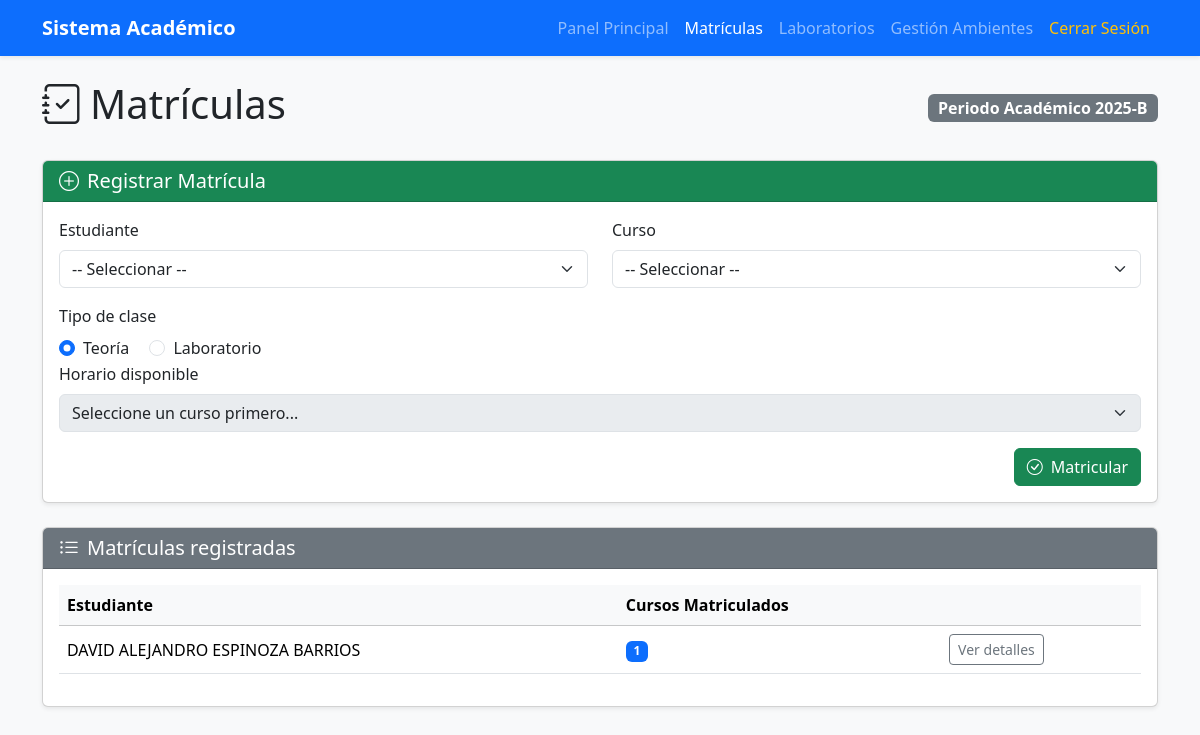
The app's page /secretaria/matriculas/ (signed in) with its own data.
### app/models/usuario/models.py (models this page shows, shortened)
class Estudiante(models.Model):
    usuario = models.OneToOneField(
        Usuario,
        on_delete=models.CASCADE,
        primary_key=True,
        related_name='estudiante'
    )
    escuela = models.ForeignKey(
        Escuela,
        on_delete=models.PROTECT,
        related_name='estudiantes'
    )
    codigo_estudiante = models.CharField(max_length=20, unique=True)
    fecha_ingreso = models.DateField()
    semestre_actual = models.IntegerField(default=1)
    creditos_aprobados = models.IntegerField(default=0)
    promedio_ponderado = models.DecimalField(
        max_digits=4,
        decimal_places=2,
        default=0.00
    )
    class Meta:
        db_table = 'estudiante'
        verbose_name = 'Estudiante'
        verbose_name_plural = 'Estudiantes'

class Usuario(AbstractBaseUser, PermissionsMixin):
    codigo = models.CharField(max_length=20, unique=True, primary_key=True)
    nombres = models.CharField(max_length=100)
    apellidos = models.CharField(max_length=100)
    email = models.EmailField(unique=True, validators=[EmailValidator()])
    telefono = models.CharField(max_length=20, blank=True, null=True)
    dni = models.CharField(
        max_length=8,
        unique=True,
        validators=[RegexValidator(regex=r'^\d{8}$', message='DNI debe tener 8 dígitos')]
    )
    tipo_usuario = models.ForeignKey(
        TipoUsuario,
        on_delete=models.PROTECT,
        related_name='usuarios'
    )
    estado_cuenta = models.ForeignKey(
        EstadoCuenta,
        on_delete=models.PROTECT,
        related_name='usuarios',
        default='ACTIVO'
    )
    permisos_usuario = models.ManyToManyField(
        Permiso,
        related_name='usuarios',
        blank=True
    )
    fecha_registro = models.DateTimeField(auto_now_add=True)
    fecha_actualizacion = models.DateTimeField(auto_now=True)
    ultimo_acceso = models.DateTimeField(null=True, blank=True)
    direccion_ip_ultimo_acceso = models.GenericIPAddressField(null=True, blank=True)
    is_active = models.BooleanField(default=True)
    is_staff = models.BooleanField(default=False)
    is_superuser = models.BooleanField(default=False)
    objects = UsuarioManager()
    USERNAME_FIELD = 'email'
    REQUIRED_FIELDS = ['codigo', 'nombres', 'apellidos', 'dni']
    class Meta:
        db_table = 'usuario'
        verbose_name = 'Usuario'
        verbose_name_plural = 'Usuarios'
        ordering = ['apellidos', 'nombres']
    @property
    def nombre_completo(self):
        return f"{self.nombres} {self.apellidos}"

### app/models/usuario/views.py (the view, shortened to what this page needs)
# urls.py: path('secretaria/matriculas/', views.secretaria_matriculas, name='secretaria_matriculas'),
@login_required
@never_cache
def secretaria_matriculas(request):
    from app.models.usuario.models import Estudiante
    from app.models.curso.models import Curso
    from app.models.horario.models import Horario
    from app.models.matricula_horario.models import MatriculaHorario
    from django.db import IntegrityError
    cursos = Curso.objects.all()
    estudiantes = Estudiante.objects.all()
    matriculas = MatriculaHorario.objects.select_related(
        "estudiante", "horario", "horario__curso"
    ).filter(horario__isnull=False, horario__curso__isnull=False)
    resumen = {}
    for m in matriculas:
        est = m.estudiante
        curso = m.horario.curso
        if est.pk not in resumen:
            resumen[est.pk] = {
                "estudiante": est,
                "cursos": {}
            }
        if curso.codigo not in resumen[est.pk]["cursos"]:
            resumen[est.pk]["cursos"][curso.codigo] = {
                "curso": curso,
                "grupo": m.horario.grupo,
                "horarios": []
            }
        resumen[est.pk]["cursos"][curso.codigo]["horarios"].append(m.horario)
    resumen_final = []
    for est_data in resumen.values():
        cursos_list = list(est_data["cursos"].values())
        est_data["total_cursos"] = len(cursos_list)
        est_data["cursos"] = cursos_list
        resumen_final.append(est_data)
    return render(request, "secretaria/matricula.html", {
        "cursos": cursos,
        "estudiantes": estudiantes,
        "resumen": resumen_final,
    })

### Templates/secretaria/matricula.html (shortened to what this page needs)
{% load static %}
<!doctype html>
<html lang="es">
<head>
    <link href="https://cdn.jsdelivr.net/npm/bootstrap@5.3.2/dist/css/bootstrap.min.css" rel="stylesheet">
    <link rel="stylesheet" href="https://cdn.jsdelivr.net/npm/bootstrap-icons@1.11.1/font/bootstrap-icons.css">
</head>
<body class="bg-light">
    <nav class="navbar navbar-expand-lg navbar-dark bg-primary shadow-sm">
        <div class="container">
            <a class="navbar-brand fw-bold" href="{% url 'secretaria_dashboard' %}">Sistema Académico</a>
            <div class="collapse navbar-collapse">
                <ul class="navbar-nav ms-auto">
                    <li class="nav-item"><a class="nav-link" href="{% url 'secretaria_dashboard' %}">Panel Principal</a>
                    </li>
                    <li class="nav-item"><a class="nav-link active"
                            href="{% url 'secretaria_matriculas' %}">Matrículas</a></li>
                    <li class="nav-item"><a class="nav-link" href="{% url 'secretaria_laboratorios' %}">Laboratorios</a>
                    </li>
                    <li class="nav-item"><a class="nav-link" href="{% url 'secretaria_horario_ambiente' %}">Gestión
                            Ambientes</a></li>
                    <li class="nav-item"><a class="nav-link text-warning" href="{% url 'logout' %}">Cerrar Sesión</a>
                    </li>
                </ul>
            </div>
        </div>
    </nav>
    <main class="container mt-4">
        <div class="d-flex justify-content-between align-items-center mb-4">
            <h1><i class="bi bi-journal-check me-2"></i>Matrículas</h1>
            <span class="badge bg-secondary fs-6">Periodo Académico 2025-B</span>
        </div>
        <div class="card shadow-sm mb-4">
            <div class="card-header bg-success text-white">
                <h5 class="mb-0"><i class="bi bi-plus-circle me-2"></i>Registrar Matrícula</h5>
            </div>
            <div class="card-body">
                <form id="formMatricula" method="post">
                    <div class="row mb-3">
                        <div class="col-md-6">
                            <label class="form-label">Estudiante</label>
                            <select name="estudiante" class="form-select" id="selectEstudiante" required>
                                <option value="">-- Seleccionar --</option>
                            </select>
                        </div>
                        <div class="col-md-6">
                            <label class="form-label">Curso</label>
                            <select name="curso" id="selectCurso" class="form-select" required>
                                <option value="">-- Seleccionar --</option>
                            </select>
                        </div>
                    </div>
                    <div class="col-md-4">
                        <label class="form-label">Tipo de clase</label>
                        <div>
                            <div class="form-check form-check-inline">
                                <input class="form-check-input" type="radio" name="tipo" id="tipo_teoria" value="TEORIA"
                                    checked>
                                <label class="form-check-label" for="tipo_teoria">Teoría</label>
                            </div>
                            <div class="form-check form-check-inline">
                                <input class="form-check-input" type="radio" name="tipo" id="tipo_lab"
                                    value="LABORATORIO">
                                <label class="form-check-label" for="tipo_lab">Laboratorio</label>
                            </div>
                        </div>
                    </div>
                    <div class="mb-3">
                        <label class="form-label">Horario disponible</label>
                        <select name="horario" id="selectHorario" class="form-select" required disabled>
                            <option value="">Seleccione un curso primero...</option>
                        </select>
                    </div>
                    <div class="text-end">
                        <button class="btn btn-success">
                            <i class="bi bi-check-circle me-2"></i>Matricular
                        </button>
                    </div>
                </form>
            </div>
        </div>
        <div class="card shadow-sm mt-4">
            <div class="card-header bg-secondary text-white">
                <h5 class="mb-0"><i class="bi bi-list-ul me-2"></i>Matrículas registradas</h5>
            </div>
            <div class="card-body">
                {% if resumen %}
                <div class="table-responsive">
                    <table class="table table-hover align-middle">
                        <thead class="table-light">
                            <tr>
                                <th>Estudiante</th>
                                <th>Cursos Matriculados</th>
                                <th></th>
                            </tr>
                        </thead>
                        <tbody>
                            {% for item in resumen %}
                            <tr>
                                <td>{{ item.estudiante.usuario.nombre_completo }}</td>
                                <td><span class="badge bg-primary">{{ item.total_cursos }}</span></td>
                                <td>
                                    <button class="btn btn-sm btn-outline-secondary" data-bs-toggle="collapse"
                                        data-bs-target="#det{{ item.estudiante.pk }}">
                                        Ver detalles
                                    </button>
                                </td>
                            </tr>
                            {% endfor %}
                        </tbody>
                    </table>
                </div>
                {% else %}
                <p class="text-muted text-center">Aún no hay matrículas registradas.</p>
                {% endif %}
            </div>
        </div>
    </main>
</body>
</html>

### records on screen
Estudiante: estudiante.usuario.nombre_completo "DAVID ALEJANDRO ESPINOZA BARRIOS", total_cursos "1"
